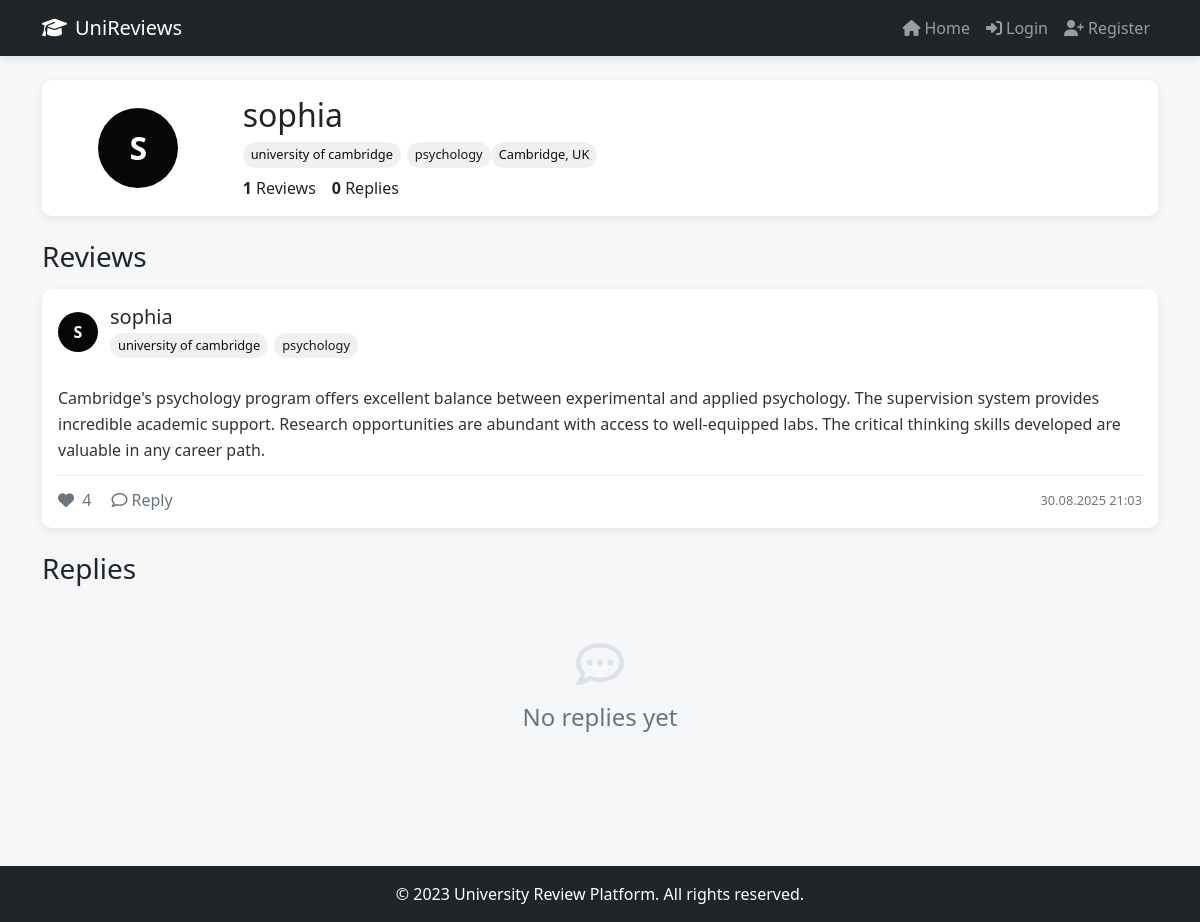
The page /profile/3 on the database its author committed.
### models.py (models this page shows)
class User(db.Model):
    id = db.Column(db.Integer, primary_key=True)
    username = db.Column(db.String(80), unique=True, nullable=False)
    password_hash = db.Column(db.String(128), nullable=False)
    university = db.Column(db.String(120))
    department = db.Column(db.String(120))
    city = db.Column(db.String(120))
    country = db.Column(db.String(120))
    comments = db.relationship('Comment', backref='user', lazy=True, cascade='all, delete-orphan')
    replies = db.relationship('Reply', backref='user', lazy=True, cascade='all, delete-orphan')
    likes = db.relationship('Like', backref='user', lazy=True, cascade='all, delete-orphan')
    liked_replies = db.relationship('LikeReply', backref='user', lazy=True, cascade='all, delete-orphan')

class Comment(db.Model):
    id = db.Column(db.Integer, primary_key=True)
    content = db.Column(db.Text, nullable=False)
    timestamp = db.Column(db.DateTime, default=datetime.utcnow)
    user_id = db.Column(db.Integer, db.ForeignKey('user.id'), nullable=False)
    replies = db.relationship('Reply', backref='comment', lazy=True, cascade='all, delete-orphan')
    likes = db.relationship('Like', backref='comment', lazy=True, cascade='all, delete-orphan')

### app.py (the view)
@app.route('/profile/<int:user_id>')
def profile(user_id):
    profile_user = User.query.get_or_404(user_id)
    user = current_user()
    comments = Comment.query.filter_by(user_id=profile_user.id).order_by(Comment.timestamp.desc()).all()
    replies = Reply.query.filter_by(user_id=profile_user.id).order_by(Reply.timestamp.desc()).all()
    return render_template('profile.html',
                         profile_user=profile_user,
                         user=user,
                         comments=comments,
                         replies=replies)

### app.py (called while the page is built)
def current_user():
    if 'user_id' in session:
        return User.query.get(session['user_id'])
    return None

### templates/profile.html (shortened to what this page needs)
{% extends "base.html" %}
{% block content %}
    <div class="container mb-5 mt-4">
        <div class="card mb-4">
            <div class="card-body">
                <div class="row align-items-center">
                    <div class="col-md-2 text-center mb-3 mb-md-0">
                        <div class="avatar mx-auto" style="width: 80px; height: 80px; font-size: 32px;">
                            {{ profile_user.username[0]|upper }}
                        </div>
                    </div>
                    <div class="col-md-10">
                        <h2 class="mb-1">{{ profile_user.username }}</h2>
                        <div class="d-flex flex-wrap mb-2">
                            <span class="university-badge">{{ profile_user.university }}</span>
                            <span class="department-badge">{{ profile_user.department }}</span>
                            <span class="university-badge">{{ profile_user.city }}, {{ profile_user.country }}</span>
                        </div>
                        <div class="d-flex">
                            <div class="me-3">
                                <strong>{{ comments|length }}</strong> Reviews
                            </div>
                            <div>
                                <strong>{{ replies|length }}</strong> Replies
                            </div>
                        </div>
                    </div>
                </div>
            </div>
        </div>
        <h3 class="mb-3">Reviews</h3>
        {% if comments %}
            {% for comment in comments %}
            <div class="card" id="comment-{{ comment.id }}">
                <div class="card-body">
                    <div class="d-flex justify-content-between align-items-start">
                        <div class="user-info">
                            <div class="avatar">
                                {{ comment.user.username[0]|upper }}
                            </div>
                            <div class="user-details">
                                <a href="/profile/{{ comment.user.id }}" class="username-link">
                                    <h5 class="mb-0">{{ comment.user.username }}</h5>
                                </a>
                                <div class="d-flex flex-wrap">
                                    <span class="university-badge">{{ comment.user.university }}</span>
                                    <span class="department-badge">{{ comment.user.department }}</span>
                                </div>
                            </div>
                        </div>
                    </div>
                    <p class="comment-content mt-3">{{ comment.content }}</p>
                    <div class="comment-actions">
                        <div>
                            <span class="like-btn {% if user and comment in user.likes %}active{% endif %}"
                                  data-comment-id="{{ comment.id }}">
                                <i class="fas fa-heart me-1"></i>
                                <span class="like-count">{{ comment.likes|length }}</span>
                            </span>
                            <a href="/comment/{{ comment.id }}" class="action-link ms-3">
                                <i class="far fa-comment me-1"></i>Reply
                            </a>
                        </div>
                        <div class="timestamp">
                            {{ comment.timestamp.strftime('%d.%m.%Y %H:%M') }}
                        </div>
                    </div>
                </div>
            </div>
            {% endfor %}
        {% else %}
            <div class="empty-state">
                <i class="far fa-comment"></i>
                <h4>No reviews yet</h4>
            </div>
        {% endif %}
        <h3 class="my-4">Replies</h3>
        {% if replies %}
            {% for reply in replies %}
            <div class="card" id="reply-{{ reply.id }}">
                <div class="card-body">
                    <div class="d-flex justify-content-between align-items-start">
                        <div class="user-info">
                            <div class="avatar">
                                {{ reply.user.username[0]|upper }}
                            </div>
                            <div class="user-details">
                                <a href="/profile/{{ reply.user.id }}" class="username-link">
                                    <h5 class="mb-0">{{ reply.user.username }}</h5>
                                </a>
                                <div class="d-flex flex-wrap">
                                    <span class="university-badge">{{ reply.user.university }}</span>
                                    <span class="department-badge">{{ reply.user.department }}</span>
                                </div>
                            </div>
                        </div>
                        {% if user and user.id == reply.user_id %}
                        <button class="btn btn-sm btn-outline-danger delete-reply" data-reply-id="{{ reply.id }}">
                            <i class="fas fa-trash"></i>
                        </button>
                        {% endif %}
                    </div>
                    <p class="comment-content mt-3">{{ reply.content }}</p>
                    <div class="comment-actions">
                        <div>
                            <span class="like-reply-btn {% if user and reply in user.liked_replies %}active{% endif %}"
                                  data-reply-id="{{ reply.id }}">
                                <i class="fas fa-heart me-1"></i>
                                <span class="like-count">{{ reply.likes|length }}</span>
                            </span>
                        </div>
                        <div>
                            <a href="/comment/{{ reply.comment.id }}" class="action-link">
                                <i class="fas fa-arrow-right me-1"></i>Go to review
                            </a>
                            <span class="timestamp ms-3">
                                {{ reply.timestamp.strftime('%d.%m.%Y %H:%M') }}
                            </span>
                        </div>
                    </div>
                </div>
            </div>
            {% endfor %}
        {% else %}
            <div class="empty-state">
                <i class="far fa-comment-dots"></i>
                <h4>No replies yet</h4>
            </div>
        {% endif %}
    </div>
{% endblock %}

### templates/base.html (style rules this page uses)
:root { --primary-color: #070707; --secondary-color: #292727; --accent-color: #e74c3c; --light-bg: #f0f0f0; --dark-bg: #272a2c; }
body { background-color: #f5f7f9; font-family: 'Segoe UI', Tahoma, Geneva, Verdana, sans-serif; padding-top: 56px; min-height: 100vh; display: flex; flex-direction: column; }
.card { border: none; border-radius: 10px; box-shadow: 0 3px 10px rgba(0,0,0,0.08); margin-bottom: 20px; transition: transform 0.3s, box-shadow 0.3s; }
.user-info { display: flex; align-items: center; margin-bottom: 12px; }
.avatar { width: 40px; height: 40px; border-radius: 50%; background-color: var(--primary-color); color: white; display: flex; align-items: center; justify-content: center; font-weight: bold; font-size: 16px; margin-right: 12px; flex-shrink: 0; }
.username-link { text-decoration: none; color: var(--secondary-color); font-weight: 600; }
.comment-content { line-height: 1.6; color: #333; margin-bottom: 12px; }
.comment-actions { display: flex; justify-content: space-between; align-items: center; margin-top: 12px; padding-top: 12px; border-top: 1px solid #eee; }
.like-btn { color: #6c757d; cursor: pointer; transition: color 0.2s; text-decoration: none; }
.action-link { color: #6c757d; text-decoration: none; }
.university-badge { background-color: var(--light-bg); color: rgb(14, 13, 13); padding: 3px 8px; border-radius: 20px; font-size: 0.8rem; margin-right: 6px; display: inline-block; margin-top: 4px; }
.department-badge { background-color: var(--light-bg); color: rgb(26, 24, 24); padding: 3px 8px; border-radius: 20px; font-size: 0.8rem; display: inline-block; margin-top: 4px; }
.timestamp { color: #6c757d; font-size: 0.8rem; }
.empty-state { text-align: center; padding: 30px 20px; color: #6c757d; }
.empty-state i { font-size: 3rem; margin-bottom: 15px; color: #dee2e6; }

### rows shown on the page
User: username "S", username "sophia", university "university of cambridge", department "psychology", city "Cambridge", country "UK"
Comment: user "S", user.username "sophia", user.university "university of cambridge", user.department "psychology", content "Cambridge's psychology program offers excellent balance between experimental and applied psychology. The supervision system provides incredible academic support. Research opportunities are abundant with access to well-equipped labs. The critical thinking skills developed are valuable in any career path.", likes|length "4", timestamp "30.08.2025 21:03"

### other values the page prints
{{ comments|length }} "1"
{{ replies|length }} "0"
